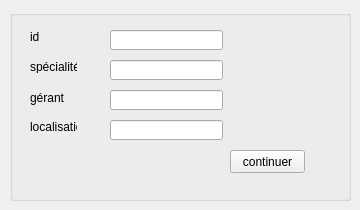
        <widget class="QWidget" name="tab_14">
         <attribute name="title">
          <string>modifier </string>
         </attribute>
         <widget class="QGroupBox" name="groupBox_9">
          <property name="geometry">
           <rect>
            <x>10</x>
            <y>10</y>
            <width>341</width>
            <height>191</height>
           </rect>
          </property>
          <property name="title">
           <string/>
          </property>
          <widget class="QPushButton" name="update_depp_2">
           <property name="geometry">
            <rect>
             <x>220</x>
             <y>140</y>
             <width>75</width>
             <height>23</height>
            </rect>
           </property>
           <property name="text">
            <string>continuer</string>
           </property>
          </widget>
          <widget class="QLineEdit" name="le_id_dep_4">
           <property name="geometry">
            <rect>
             <x>100</x>
             <y>20</y>
             <width>113</width>
             <height>20</height>
            </rect>
           </property>
          </widget>
          <widget class="QLineEdit" name="le_spec_4">
           <property name="geometry">
            <rect>
             <x>100</x>
             <y>50</y>
             <width>113</width>
             <height>20</height>
            </rect>
           </property>
          </widget>
          <widget class="QLineEdit" name="le_gerant_4">
           <property name="geometry">
            <rect>
             <x>100</x>
             <y>80</y>
             <width>113</width>
             <height>20</height>
            </rect>
           </property>
          </widget>
          <widget class="QLineEdit" name="le_local_4">
           <property name="geometry">
            <rect>
             <x>100</x>
             <y>110</y>
             <width>113</width>
             <height>20</height>
            </rect>
           </property>
          </widget>
          <widget class="QLabel" name="label_27">
           <property name="geometry">
            <rect>
             <x>20</x>
             <y>20</y>
             <width>47</width>
             <height>13</height>
            </rect>
           </property>
           <property name="text">
            <string>id</string>
           </property>
          </widget>
          <widget class="QLabel" name="label_28">
           <property name="geometry">
            <rect>
             <x>20</x>
             <y>50</y>
             <width>47</width>
             <height>13</height>
            </rect>
           </property>
           <property name="text">
            <string>spécialité</string>
           </property>
          </widget>
          <widget class="QLabel" name="label_29">
           <property name="geometry">
            <rect>
             <x>20</x>
             <y>80</y>
             <width>47</width>
             <height>16</height>
            </rect>
           </property>
           <property name="text">
            <string>gérant</string>
           </property>
          </widget>
          <widget class="QLabel" name="label_30">
           <property name="geometry">
            <rect>
             <x>20</x>
             <y>110</y>
             <width>47</width>
             <height>13</height>
            </rect>
           </property>
           <property name="text">
            <string>localisation</string>
           </property>
          </widget>
         </widget>
        </widget>
